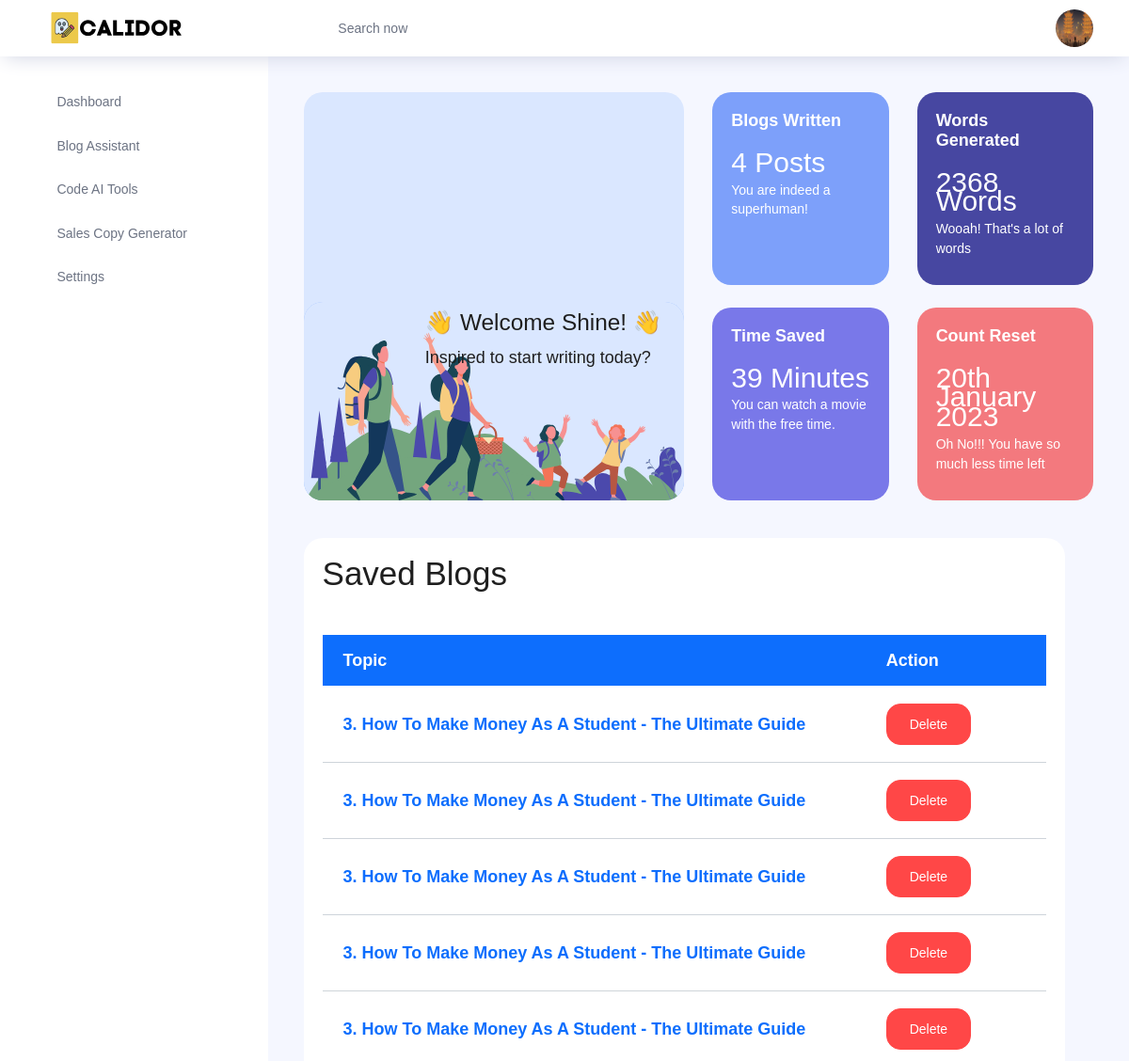
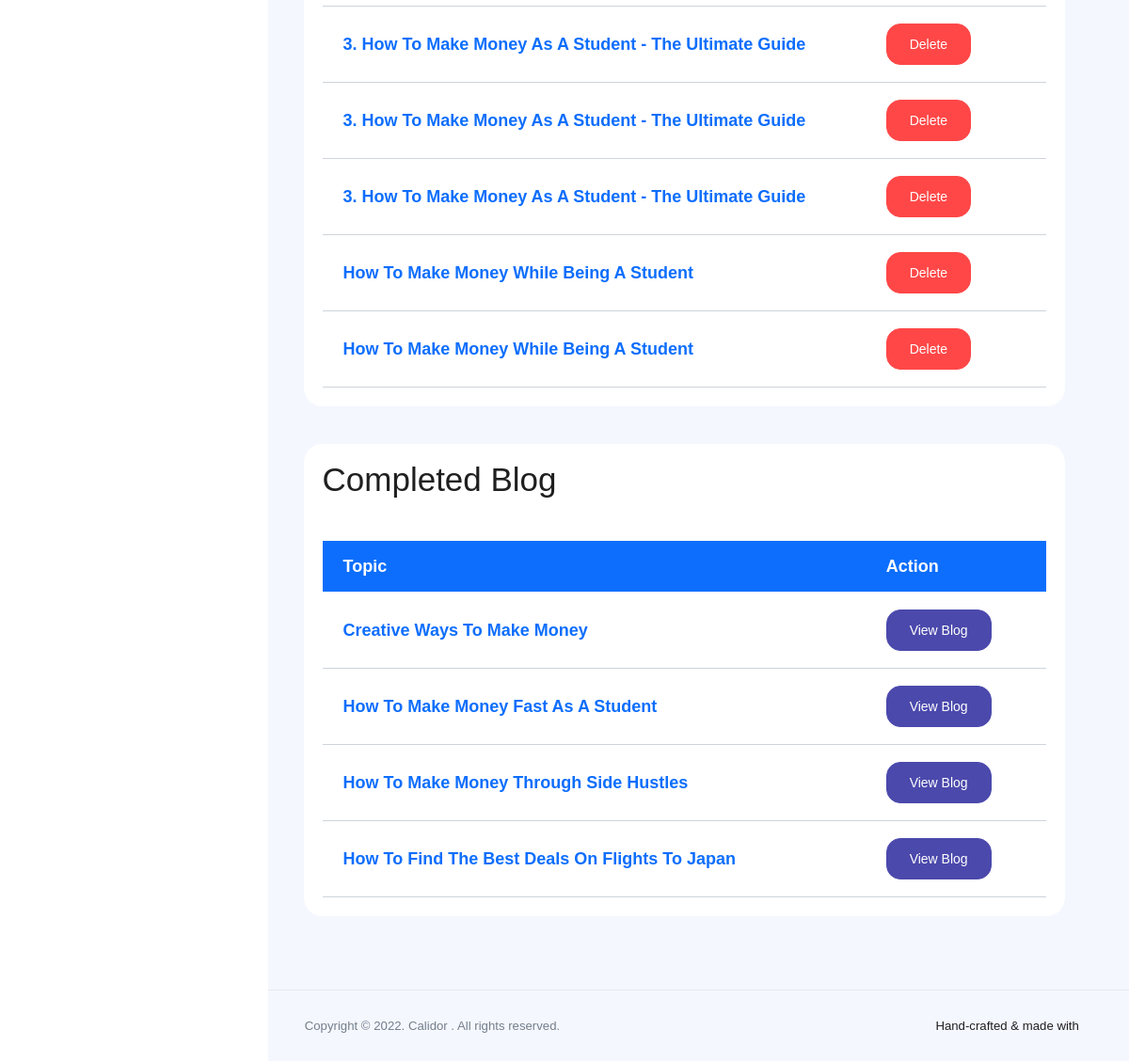
Page /dashboard/ (signed in) on the earlier database version (2 pictures, top to bottom).
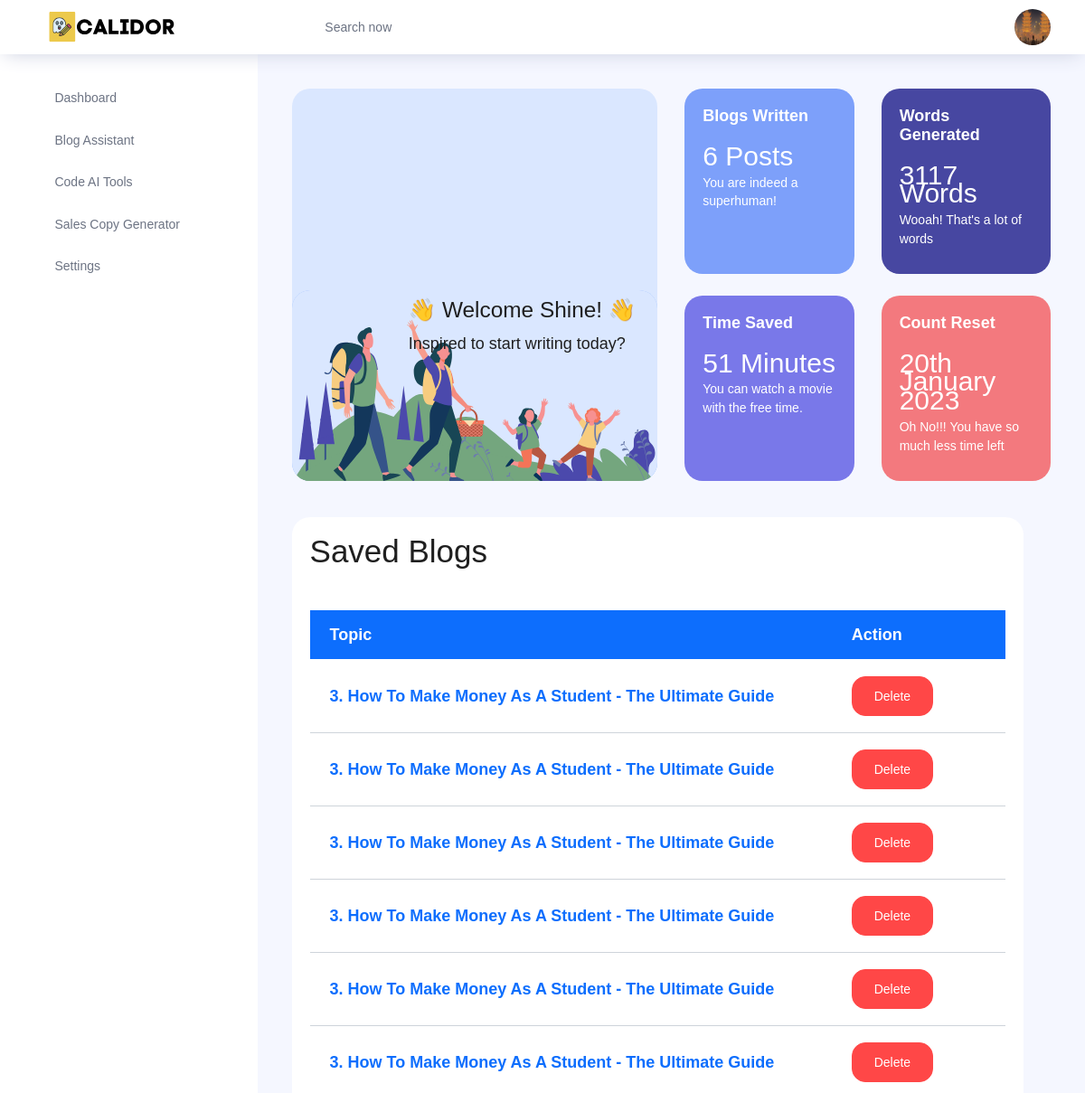
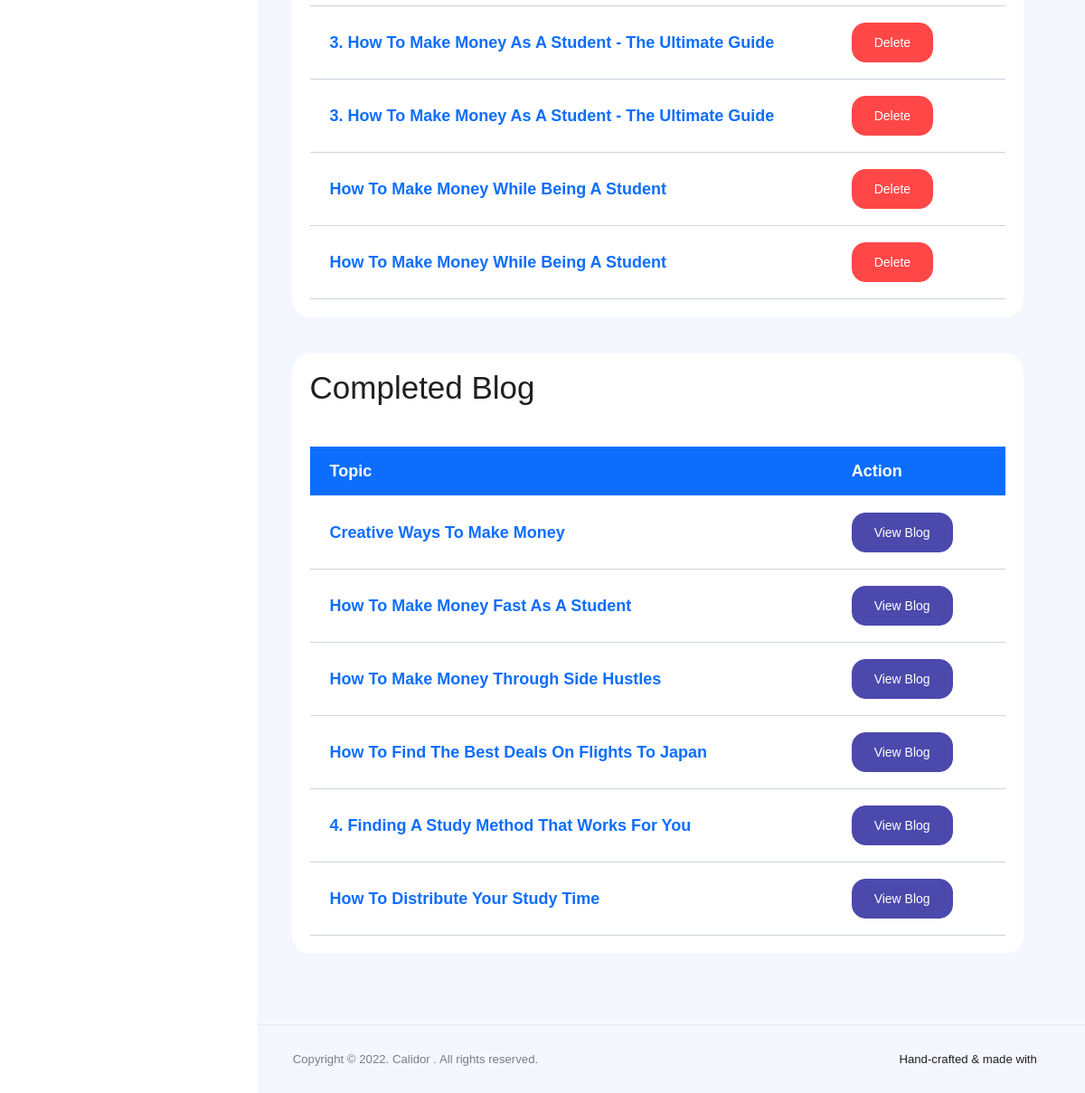
Same page on the later database version (2 pictures, top to bottom).
### dashboard/models.py (models this page shows, shortened)
class Profile(models.Model):
    user = models.OneToOneField(User, on_delete=models.CASCADE)
    addressLine1 = models.TextField(null=True, blank=True, max_length=200)
    addressLine2 = models.TextField(null=True, blank=True ,max_length=200)
    city = models.TextField(null=True, blank=True, max_length=200)
    state = models.TextField(null=True, blank=True, max_length=200)
    country = models.TextField(null=True, blank=True, max_length=200)
    postalCode = models.TextField(null=True, blank=True, max_length=200)
    profile_image = ResizedImageField(size=[200, 200], quality=90, upload_to='profile_image')
    uniqueId = models.CharField(null=True, blank=True, max_length=100)
    slug = models.SlugField(max_length=500, unique=True, blank=True, null=True)
    date_created = models.DateTimeField(blank=True, null=True)
    last_updated = models.DateTimeField(blank=True, null=True)

class Blog(models.Model):
    blogIdea = models.CharField(blank=True, null=True, max_length=200)
    title = models.CharField( max_length=200)
    audience = models.CharField(blank=True, null=True, max_length=200)
    keyword = models.CharField(blank=True, null=True, max_length=200)
    word_count = models.CharField(blank=True, null=True, max_length=100)
    profile = models.ForeignKey(Profile, on_delete=models.CASCADE)
    uniqueId = models.CharField(null=True, blank=True, max_length=100)
    slug = models.SlugField(max_length=500, unique=True, blank=True, null=True)
    date_created = models.DateTimeField(blank=True, null=True)
    last_updated = models.DateTimeField(blank=True, null=True)
    def save(self, *args, **kwargs):
        if self.date_created is None:
            self.date_created = timezone.localtime(timezone.now())
        if self.uniqueId is None:
            self.uniqueId = str(uuid4()).split('-')[4]
        self.slug = slugify(f"{self.title} {self.uniqueId}")
        self.last_updated = timezone.localtime(timezone.now())
        super(Blog, self).save(*args, **kwargs)

### dashboard/views.py (the view)
# urls.py: path('dashboard/', include('dashboard.urls')),
@login_required
def dashboard(request):
    empty_blog = []
    completed_blogs = []
    monthCount = 0
    blogs = Blog.objects.filter(profile=request.user.profile)
    for blog in blogs:
        sections = BlogSection.objects.filter(blog=blog)
        if sections.exists():
            blogWords = 0
            for section in sections:
                section.save()
                blogWords += int(section.word_count)
                monthCount += int(section.word_count)
            blog.word_count = str(blogWords)
            blog.save()
            completed_blogs.append(blog)
        else:
            empty_blog.append(blog)
    timeSaved = monthCount/60
    context = {}
    context['empty_blog']= empty_blog[:10]
    context['completed_blogs'] = completed_blogs
    context['numBlogs'] = len(completed_blogs)
    context['monthCount'] = str(monthCount)
    context['timeSaved'] = int(timeSaved)
    context['countReset'] = '20th January 2023'
    return render(request, 'dashboard/index.html', context=context)

### dashboard/models.py (called while the page is built)
    def save(self, *args, **kwargs):
        if self.date_created is None:
            self.date_created = timezone.localtime(timezone.now())
        if self.uniqueId is None:
            self.uniqueId = str(uuid4()).split('-')[4]
        self.slug = slugify(f"{self.title} {self.uniqueId}")
        self.last_updated = timezone.localtime(timezone.now())
        if self.body:
            x = len(self.body.split(' '))
            self.word_count = str(x)
        super(BlogSection, self).save(*args, **kwargs)

### templates/dashboard/index.html
{% extends 'dashboard/main.html'  %}
{% load static %}
{% block body %}
<div class="container-fluid page-body-wrapper">
  {% include 'dashboard/sidebar.html' %}
  <div class="main-panel">
    <div class="content-wrapper">
      <div class="row">
        <div class="col-md-6 grid-margin stretch-card">
          <div class="card tale-bg">
            <div class="card-people mt-auto">
              <img src="{% static 'images/dashboard/people.svg' %}" alt="people">
              <div class="weather-info">
                <div class="d-flex">
                  <div class="ms-2">
                    <h3 class="mb-3">👋  Welcome {{user.first_name}}! 👋 </h3>
                    <h4 class="font-weight-normal"> Inspired to start writing today? </h4>
                  </div>
                </div>
              </div>
            </div>
          </div>
        </div>
        <div class="col-md-6 grid-margin transparent">
          <div class="row">
            <div class="col-md-6 mb-4 stretch-card transparent">
              <div class="card card-tale">
                <div class="card-body">
                  <p class="mb-4 card-title text-white">Blogs Written</p>
                  <p class="fs-30 mb-2">{{numBlogs}} Posts</p>
                  <p>You are indeed a superhuman!</p>
                </div>
              </div>
            </div>
            <div class="col-md-6 mb-4 stretch-card transparent">
              <div class="card card-dark-blue">
                <div class="card-body">
                  <p class="mb-4 card-title text-white">Words Generated</p>
                  <p class="fs-30 mb-2">{{monthCount}} Words</p>
                  <p>Wooah! That's a lot of words</p>
                </div>
              </div>
            </div>
          </div>
          <div class="row">
            <div class="col-md-6 mb-4 mb-lg-0 stretch-card transparent">
              <div class="card card-light-blue">
                <div class="card-body">
                  <p class="mb-4 card-title text-white">Time Saved</p>
                  <p class="fs-30 mb-2">{{timeSaved}} Minutes</p>
                  <p class="">You can watch a movie with the free time.</p>
                </div>
              </div>
            </div>
            <div class="col-md-6 stretch-card transparent">
              <div class="card card-light-danger">
                <div class="card-body">
                  <p class="mb-4 card-title text-white">Count Reset</p>
                  <p class="fs-30 mb-2">{{countReset}}</p>
                  <p>Oh No!!! You have so much less time left</p>
                </div>
              </div>
            </div>
          </div>
        </div>
        {% if empty_blog %}
        <div class="row">
          <div class="col-lg-12 grid-margin stretch-card">
              <div class="card">
                  <div class="card-body">
                      <h2 class="text-justify mb-5 ">Saved Blogs</h2>
                      <div class="table-responsive">
                          <table class="table table-hover">
                            <thead>
                              <tr class="bg-primary text-white">
                                <th class="card-title text-white">Topic</th>
                                <th class="card-title text-white">Action</th>
                              </tr>
                            </thead>
                            <tbody>
                              {% for blog in empty_blog%}
                              <tr class="">
                                <td class="card-title mb-0 text-primary" style="width: 75%"><a href="{% url 'createBlogFromTopic' blog.uniqueId %}"></a>{{blog.title}} </td>
                                <td><a href="{% url 'delete_blog_topic' blog.uniqueId %}"><button class="btn btn-danger text-white">Delete</button></a></td>
                              </tr>
                              {% endfor %}
                            </tbody>
                          </table>
                        </div>
                  </div>
              </div>
          </div>
      </div>
      {% endif %}
      {% if completed_blogs %}
        <div class="row">
          <div class="col-lg-12 grid-margin stretch-card">
              <div class="card">
                  <div class="card-body">
                      <h2 class="text-justify mb-5 ">Completed Blog</h2>
                      <div class="table-responsive">
                          <table class="table table-hover">
                            <thead>
                              <tr class="bg-primary text-white">
                                <th class="card-title text-white">Topic</th>
                                <th class="card-title text-white">Action</th>
                              </tr>
                            </thead>
                            <tbody>
                              {% for blog in completed_blogs%}
                              <tr class="">
                                <td class="card-title mb-0 text-primary" style="width: 75%"><a href="{% url 'createBlogFromTopic' blog.uniqueId %}"></a>{{blog.title}} </td>
                                <td><a href="{% url 'view_generated_blog' blog.slug %}"><button class="btn btn-primary text-white">View Blog</button></a></td>
                              </tr>
                              {% endfor %}
                            </tbody>
                          </table>
                        </div>
                  </div>
              </div>
          </div>
      </div>
      {% endif %}
      </div>
    </div>
    {% include  'dashboard/footer.html' %}
  </div>
</div>
{% endblock body %}

### templates/dashboard/main.html (shortened to what this page needs)
{% load static %}
<!DOCTYPE html>
<html lang="en">
<head>
  <link rel="stylesheet" href="{% static 'vendors/feather/feather.css' %}">
  <link rel="stylesheet" href="{% static 'vendors/ti-icons/css/themify-icons.css' %}">
  <link rel="stylesheet" href="{% static 'vendors/css/vendor.bundle.base.css' %}">
  <link href="https://cdn.jsdelivr.net/gh/gitbrent/bootstrap-switch-button@1.1.0/css/bootstrap-switch-button.min.css" rel="stylesheet">
  <link rel="stylesheet" href="{% static 'vendors/datatables.net-bs4/dataTables.bootstrap4.css' %}">
  <link rel="stylesheet" href="{% static 'vendors/ti-icons/css/themify-icons.css' %}">
  <link rel="stylesheet" type="text/css" href="{% static 'js/select.dataTables.min.css' %}">
  <link rel="stylesheet" href="{% static 'css/vertical-layout-light/style.css' %}">
</head>
<body>
  <div class="container-scroller">
    {% if request.path == '/auth/login/'  %}
    {{pass}}
    {% elif request.path == '/auth/register/' %}
    {{pass}}
    {% else %}
    {% include 'dashboard/nav.html' %}
    {% endif %}
    {% block body %}
    {% endblock body %}
  </div>
</body>
</html>

### templates/dashboard/nav.html (shortened to what this page needs)
    {% load static %}
    <nav class="navbar col-lg-12 col-12 p-0 fixed-top d-flex flex-row">
      <div class="text-center navbar-brand-wrapper d-flex align-items-center justify-content-center">
        <a class="navbar-brand brand-logo mr-5" href="{% url 'homepage' %}"><img src="{% static 'img/logo.svg' %}" class="mr-2" alt="logo"/></a>
      </div>
      <div class="navbar-menu-wrapper d-flex align-items-center justify-content-end">
        <button class="navbar-toggler navbar-toggler align-self-center" type="button" data-toggle="minimize">
          <span class="icon-menu"></span>
        </button>
        <ul class="navbar-nav mr-lg-2">
          <li class="nav-item nav-search d-none d-lg-block">
            <div class="input-group">
              <div class="input-group-prepend hover-cursor" id="navbar-search-icon">
                <span class="input-group-text" id="search">
                  <i class="icon-search"></i>
                </span>
              </div>
              <input type="text" class="form-control" id="navbar-search-input" placeholder="Search now" aria-label="search" aria-describedby="search">
            </div>
          </li>
        </ul>
        <ul class="navbar-nav navbar-nav-right">
          <li class="nav-item nav-profile dropdown">
            <a class="nav-link dropdown-toggle" href="#" data-toggle="dropdown" id="profileDropdown">
              {% if user.profile.profile_image.name %}
              <img src="{{ user.profile.profile_image.url  }}" alt="profile"/>
              {% else %}
              <img src="{% static 'images/faces/default.jpg' %}" alt="profile"/>
              {% endif %}
            </a>
          </li>
        </ul>
      </div>
    </nav>

### templates/dashboard/sidebar.html (shortened to what this page needs)
{% load static %}
<nav class="sidebar sidebar-offcanvas" id="sidebar">
    <ul class="nav">
      <li class="nav-item">
        <a class="nav-link" href="{% url 'dashboard' %}">
          <i class="icon-grid menu-icon"></i>
          <span class="menu-title">Dashboard</span>
        </a>
      </li>
      <li class="nav-item">
        <a class="nav-link" data-toggle="collapse" href="#form-elements" aria-expanded="false" aria-controls="form-elements">
          <i class="ti-pencil-alt2 menu-icon"></i>
          <span class="menu-title">Blog Assistant</span>
          <i class="menu-arrow"></i>
        </a>
      </li>
      <li class="nav-item">
        <a class="nav-link" data-toggle="collapse" href="#code_tools" aria-expanded="false" aria-controls="code_tools">
          <i class="ti-layout-media-overlay-alt menu-icon"></i>
          <span class="menu-title">Code AI Tools</span>
          <i class="menu-arrow"></i>
        </a>
      </li>
      <li class="nav-item">
        <a class="nav-link" data-toggle="collapse" href="#sales_copy" aria-expanded="false" aria-controls="sales_copy">
          <i class="ti-money menu-icon"></i>
          <span class="menu-title">Sales Copy Generator</span>
          <i class="menu-arrow"></i>
        </a>
      </li>
      <li class="nav-item ">
        <a class="nav-link" data-toggle="collapse" href="#settings" aria-expanded="false" aria-controls="settings">
          <i class="ti-settings menu-icon"></i>
          <span class="menu-title">Settings</span>
          <i class="menu-arrow"></i>
        </a>
      </li>
    </ul>
  </nav>

### templates/dashboard/footer.html
{% load static %}
<footer class="footer">
    <div class="d-sm-flex justify-content-center justify-content-sm-between">
      <span class="text-muted text-center text-sm-left d-block d-sm-inline-block">Copyright © 2022.  Calidor . All rights reserved.</span>
      <span class="float-none float-sm-right d-block mt-1 mt-sm-0 text-center">Hand-crafted & made with <i class="ti-heart text-danger ml-1"></i></span>
    </div>
  </footer>

Differences in the rows shown:
added Blog: title "4. Finding A Study Method That Works For You", shown under "Completed Blog"
added Blog: title "How To Distribute Your Study Time", shown under "Completed Blog"
Other differences:
{{ numBlogs }}: "4" → "6"
{{ monthCount }}: "2368" → "3117"
{{ timeSaved }}: "39" → "51"
